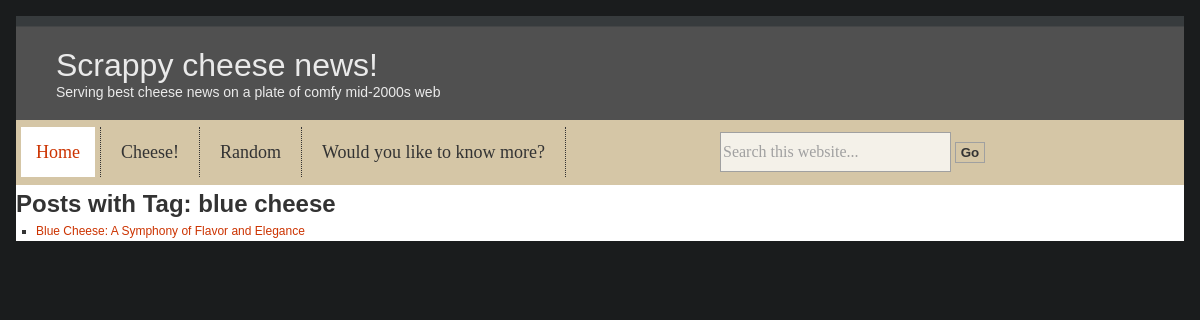
Page /tag/blue-cheese/ on the committed database.
### news_site/models.py (models this page shows, shortened)
class Tag(models.Model):
    tag = models.CharField(_("Tag"), max_length=25)
    slug = models.SlugField(_("Slug"), unique=True, max_length=100, default="")

class Post(models.Model):
    title = models.CharField(_("Title"), max_length=50)
    post_field = RichTextField(_("Post_Field"))
    date = models.DateField(auto_now=True)
    slug = models.SlugField(unique=True, db_index=True)
    author = models.ForeignKey(
        Author, on_delete=models.SET_NULL, null=True)
    site_origin = models.ForeignKey(Site, verbose_name=_("Site_Origin"), on_delete=models.SET_NULL, null=True)
    tag = models.ManyToManyField(Tag)
    image = models.ImageField(upload_to='post/', null=True)

### news_site/views.py (the view)
# urls.py: path('tag/<slug:slug>/', views.tag_post_list, name='tag_post_list'),
def tag_post_list(request, slug):
    tag = get_object_or_404(Tag, slug=slug)
    posts = tag.post_set.all()
    context = {
        'tag': tag,
        'posts': posts,
    }
    return render(request, 'news_site/tag_posts_list.html', context)

### news_site/templates/news_site/tag_posts_list.html
{% extends 'base.html' %}
{% load static %}
{% block css_files %}
<link rel="stylesheet" href="{% static 'css/style.css' %}">
{% endblock %}
{% block content %}
    <h2>Posts with Tag: {{ tag.tag }}</h2>
    <ul>
        {% for post in posts %}
            <li><a href="{% url 'post-detail-page' post.slug %}">{{ post.title }}</a></li>
        {% empty %}
            <li>No posts found.</li>
        {% endfor %}
    </ul>
{% endblock %}

### static/css/style.css (style rules this page uses)
* { margin: 0; padding: 0; }
body { background-color: #1a1c1d; background-position: top center; margin: 0.5rem; padding: 0.5rem; font-family: Arial, Helvetica, sans-serif; color: #333333; }
a { text-decoration: none; }
a:link, a:visited { color: #cc3300; text-decoration: none; }
h1, h2, h3, h4, h5, h6 { font-family: Arial, Helvetica, sans-serif; color: #333333; margin-bottom: 0; margin-top: 0.3125rem; }
h1, h2 { margin-top: 0.3125rem; margin-bottom: 0.1875rem; }
ol, ul { font-family: Arial, Helvetica, sans-serif; font-size: 0.75rem; padding: 0; margin: 0; }
ul { list-style-type: square; }
ol li, ul li { margin-left: 1.25rem; color: #333333; line-height: 1.25rem; }

### rows in the picture
Tag: tag "blue cheese"
Post: title "Blue Cheese: A Symphony of Flavor and Elegance"
